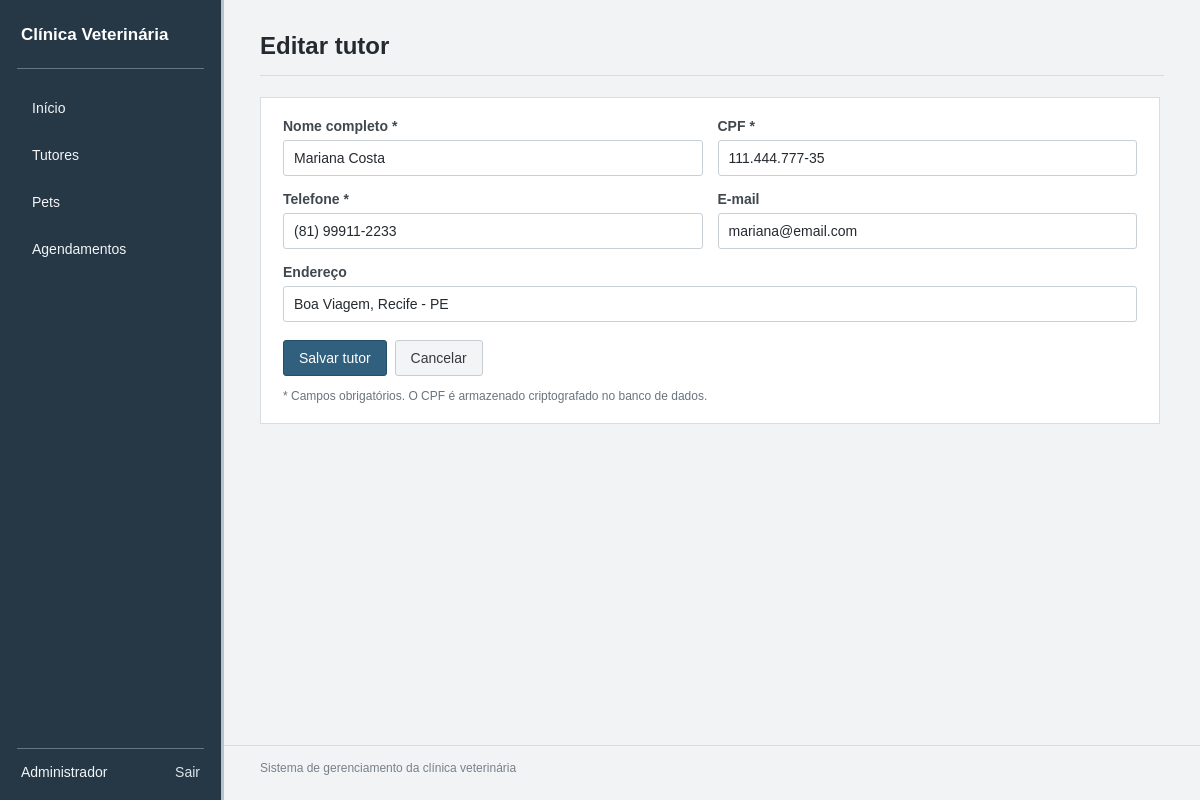
The app's page /tutor_form.php?id=1 (signed in) with its own data.
### tables this page shows
CREATE TABLE IF NOT EXISTS tutores (
    id INT UNSIGNED AUTO_INCREMENT PRIMARY KEY,
    nome VARCHAR(120) NOT NULL,
    cpf_criptografado VARCHAR(255) NOT NULL,
    cpf_hash CHAR(64) NOT NULL UNIQUE,
    telefone VARCHAR(20) NOT NULL,
    email VARCHAR(120) NULL,
    endereco VARCHAR(180) NULL,
    criado_em TIMESTAMP DEFAULT CURRENT_TIMESTAMP
);

### funcoes.php (called while the page is built, shortened)
<?php
function h(?string $valor): string
{
    return htmlspecialchars((string) $valor, ENT_QUOTES, 'UTF-8');
}
function somente_numeros(string $valor): string
{
    return preg_replace('/\D/', '', $valor) ?? '';
}
function descriptografar_cpf(string $valor): string
{
    $dados = base64_decode($valor, true);
    $iv = substr($dados, 0, 12);
    $tag = substr($dados, 12, 16);
    $texto = substr($dados, 28);
    $cpf = openssl_decrypt($texto, 'aes-256-gcm', hash('sha256', APP_KEY, true), OPENSSL_RAW_DATA, $iv, $tag);
    return $cpf === false ? '' : $cpf;
}
function formatar_cpf(string $cpf): string
{
    $cpf = somente_numeros($cpf);
    return substr($cpf, 0, 3) . '.' . substr($cpf, 3, 3) . '.' . substr($cpf, 6, 3) . '-' . substr($cpf, 9, 2);
}

### tutor_form.php (the view, shortened to what this page needs)
<?php
require_once __DIR__ . '/funcoes.php';
$id = filter_input(INPUT_GET, 'id', FILTER_VALIDATE_INT) ?: 0;
$tutor = ['nome' => '', 'cpf' => '', 'telefone' => '', 'email' => '', 'endereco' => ''];
if ($id > 0) {
    $stmt = $pdo->prepare('SELECT * FROM tutores WHERE id = :id');
    $stmt->execute(['id' => $id]);
    $registro = $stmt->fetch();
    $tutor = [
        'nome' => $registro['nome'],
        'cpf' => descriptografar_cpf($registro['cpf_criptografado']),
        'telefone' => $registro['telefone'],
        'email' => $registro['email'],
        'endereco' => $registro['endereco']
    ];
}
?>
<!DOCTYPE html>
<html lang="pt-BR">
<head>
    <link rel="stylesheet" href="style.css">
</head>
<body>
<header class="topo">
    <div class="topo-conteudo">
        <div class="marca">Clínica Veterinária</div>
        <nav class="menu">
            <a href="index.php">Início</a>
            <a href="tutores.php">Tutores</a>
            <a href="pets.php">Pets</a>
            <a href="agendamentos.php">Agendamentos</a>
        </nav>
        <div class="usuario-topo">
            <span><?= h($_SESSION['usuario_nome'] ?? 'Usuário') ?></span>
            <a class="sair" href="logout.php">Sair</a>
        </div>
    </div>
</header>
<main class="container">
<section class="cabecalho-pagina">
    <h1><?= $id ? 'Editar tutor' : 'Novo tutor' ?></h1>
</section>
<section class="bloco formulario-bloco">
    <form method="post" action="tutor_salvar.php">
        <div class="campo">
            <label for="nome">Nome completo *</label>
            <input type="text" id="nome" name="nome" maxlength="120" value="<?= h($tutor['nome']) ?>" required>
        </div>
        <div class="campo">
            <label for="cpf">CPF *</label>
            <input type="text" id="cpf" name="cpf" maxlength="14" placeholder="000.000.000-00" value="<?= h(formatar_cpf($tutor['cpf'])) ?>" required>
        </div>
        <div class="campo">
            <label for="telefone">Telefone *</label>
            <input type="text" id="telefone" name="telefone" maxlength="20" value="<?= h($tutor['telefone']) ?>" required>
        </div>
        <div class="campo">
            <label for="email">E-mail</label>
            <input type="email" id="email" name="email" maxlength="120" value="<?= h($tutor['email']) ?>">
        </div>
        <div class="campo campo-largo">
            <label for="endereco">Endereço</label>
            <input type="text" id="endereco" name="endereco" maxlength="180" value="<?= h($tutor['endereco']) ?>">
        </div>
        <div class="acoes-form">
            <button type="submit" class="botao">Salvar tutor</button>
            <a href="tutores.php" class="botao secundario">Cancelar</a>
        </div>
    </form>
    <p class="observacao">* Campos obrigatórios. O CPF é armazenado criptografado no banco de dados.</p>
</section>
</main>
<footer class="rodape">Sistema de gerenciamento da clínica veterinária</footer>
</body>
</html>

### style.css (style rules this page uses)
* { box-sizing: border-box; }
body { margin: 0; background: #f2f3f5; color: #252a30; font-family: Arial, Helvetica, sans-serif; font-size: 14px; }
a { color: #245b83; text-decoration: none; }
.topo { position: fixed; top: 0; left: 0; bottom: 0; width: 224px; min-height: 100vh; background: #263746; color: #fff; border-right: 3px solid #b7c4ce; z-index: 10; }
.topo-conteudo { width: 100%; max-width: none; min-height: 100vh; margin: 0; padding: 24px 17px 20px; display: flex; flex-direction: column; align-items: stretch; gap: 0; }
.marca { padding: 0 4px 21px; border-bottom: 1px solid #667784; font-size: 17px; font-weight: bold; line-height: 1.35; }
.menu { display: flex; flex-direction: column; align-items: stretch; gap: 5px; padding-top: 18px; }
.menu a { display: flex; align-items: center; min-height: 42px; padding: 0 12px; border-left: 3px solid transparent; color: #f3f5f7; }
.usuario-topo { display: flex; align-items: center; justify-content: space-between; flex-wrap: wrap; gap: 10px; margin-top: auto; padding: 15px 4px 0; border-top: 1px solid #667784; color: #f3f5f7; }
.sair { padding-left: 0; color: #dce5eb; }
.container { width: auto; max-width: 1360px; min-height: calc(100vh - 55px); margin: 0 36px 0 260px; padding-top: 32px; }
.cabecalho-pagina { margin-bottom: 21px; padding-bottom: 15px; border-bottom: 1px solid #d8dde1; }
.cabecalho-pagina h1 { margin: 0; font-size: 24px; font-weight: 600; }
.bloco, .resumo, .atalho { background: #fff; border: 1px solid #d8dde1; }
.bloco { padding: 20px 22px; margin-bottom: 20px; }
.botao { display: inline-block; padding: 9px 15px; border: 1px solid #234e6c; border-radius: 3px; background: #315f7e; color: #fff; font: inherit; cursor: pointer; text-align: center; }
.botao.secundario { border-color: #c7cdd2; background: #f3f4f5; color: #343a40; }
input, select, textarea { width: 100%; min-height: 36px; padding: 8px 10px; border: 1px solid #c8cfd5; border-radius: 3px; background: #fff; color: #252a30; font: inherit; }
.total-registros, .observacao { margin: 13px 0 0; color: #69747d; font-size: 12px; }
.formulario-bloco { max-width: 900px; }
.formulario-bloco form { display: grid; grid-template-columns: 1fr 1fr; gap: 15px; }
.campo { min-width: 0; }
.campo label { display: block; margin-bottom: 6px; color: #40484f; font-weight: 600; }
.campo-largo { grid-column: 1 / -1; }
.acoes-form { grid-column: 1 / -1; display: flex; align-items: center; gap: 8px; margin-top: 3px; }
.rodape { margin-left: 224px; padding: 15px 20px 15px 36px; border-top: 1px solid #d8dde1; color: #77818a; text-align: left; font-size: 12px; }

### records on screen
tutores: nome "Mariana Costa", telefone "(81) 99911-2233", email "mariana@email.com", endereco "Boa Viagem, Recife - PE"

### other values on screen
$_SESSION['usuario_nome'] "Administrador"
